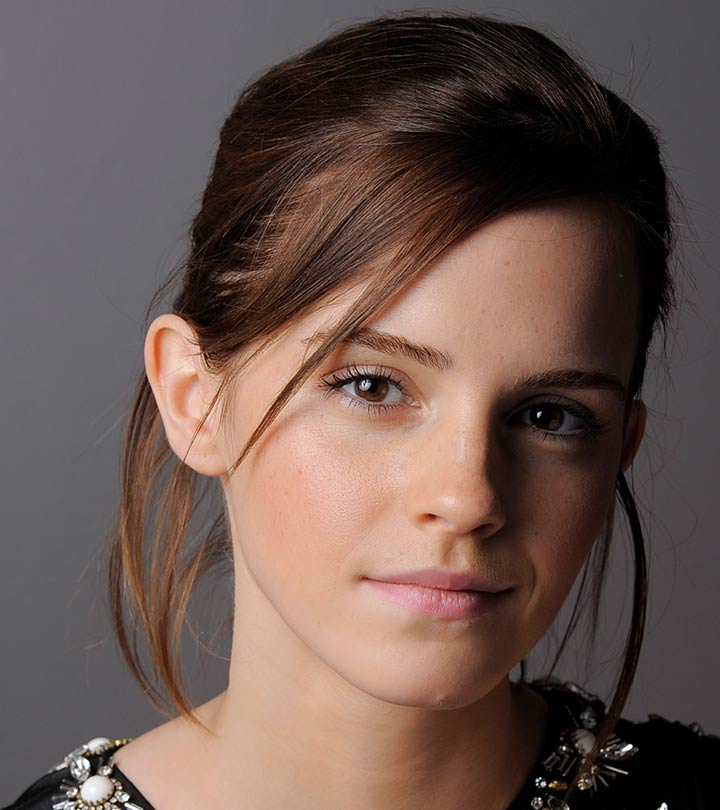
#> input picture a1images/emma.jpg, 720 x 810 px, found by its file name
$ jupyter execute 'Intensity transformation.ipynb'
#> lines starting #> are read from the running program, lines starting #| are printed output that depends on the picture
### intensity transformation on image "Emma"

[cell 1]
import cv2
import numpy as np
import matplotlib.pyplot as plt

# Function to apply the intensity transformation
def transform_intensity(input_intensity):
    if 50 < input_intensity < 150:
        return input_intensity * 1.55 + 22.5 # Second segment slope
    else:
        return input_intensity * 1.0  # First and Third segment slope

# Load the image in grayscale
image_path = r"D:\5th sem\Image processing\Assignment 1 on Intensity Transformations and Neighborhood\Intensity-Transformations-and-Neighborhood\a1images\emma.jpg"
image = cv2.imread(image_path, cv2.IMREAD_GRAYSCALE)
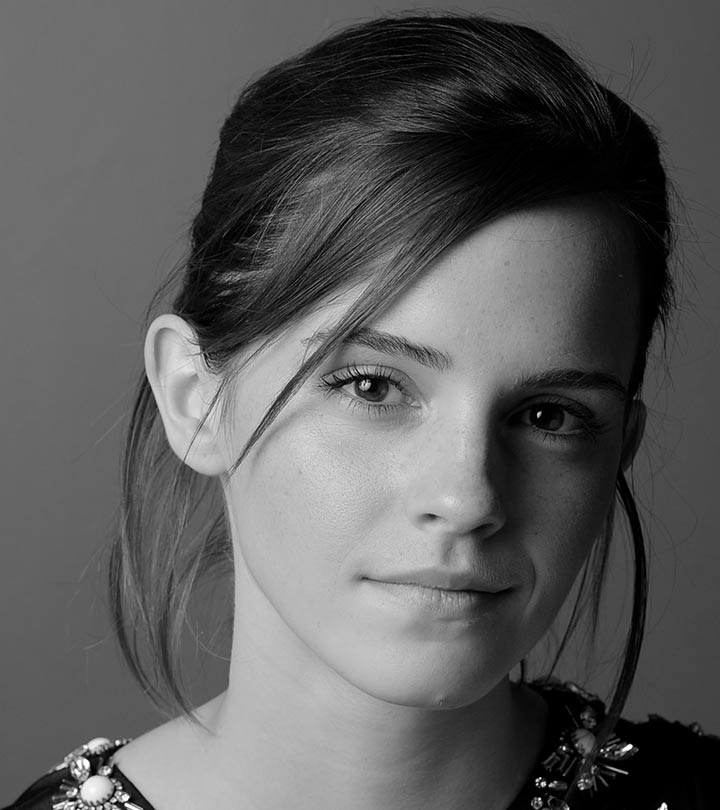
#> image: shape (810, 720); min 0, max 255, mean 92.3

# Ensure the image is loaded
if image is None:
    print("Error: Image did not load.")
    exit()

# Apply the transformation
lut = np.array([transform_intensity(i) for i in range(256)], dtype=np.uint8)
output_image = cv2.LUT(image, lut)
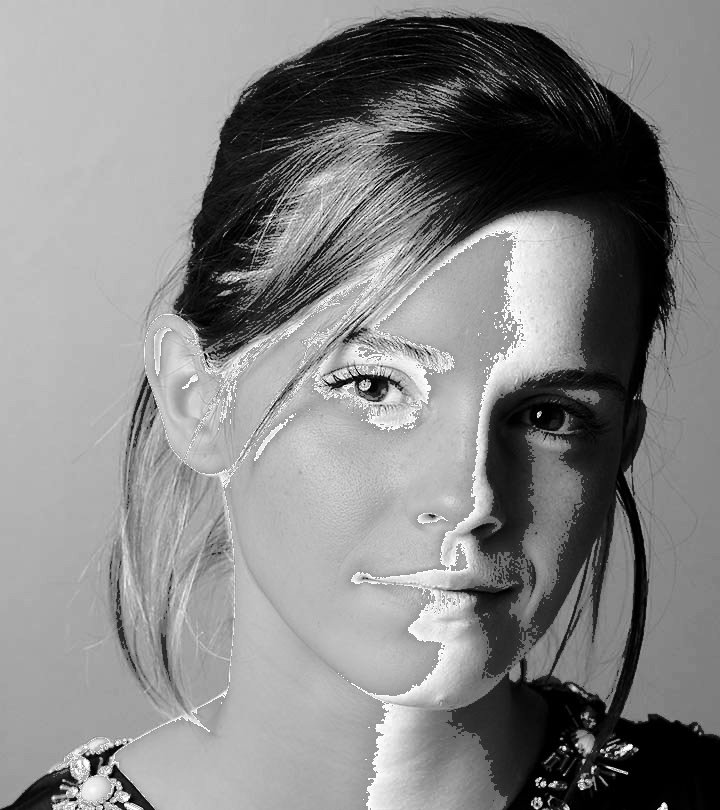
#> output_image: shape (810, 720); min 0, max 255, mean 132.9

# Display the original and transformed images using matplotlib
fig, ax = plt.subplots(1, 2, figsize=(12, 6))
ax[0].imshow(image, cmap='gray')
ax[0].set_title('Original Image')
ax[0].axis('off')
ax[1].imshow(output_image, cmap='gray')
ax[1].set_title('Transformed Image')
ax[1].axis('off')
plt.show()
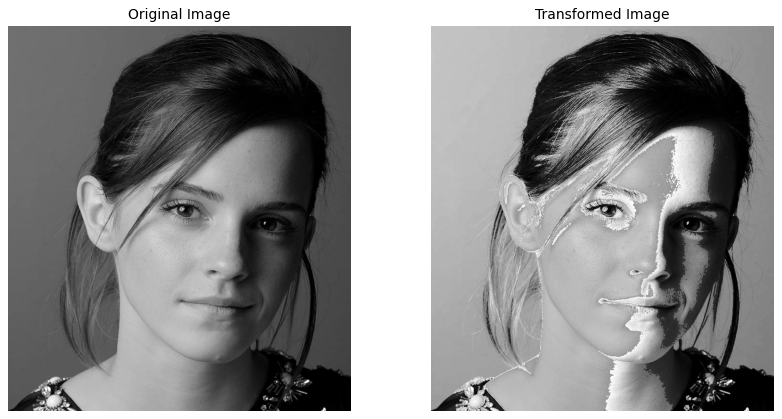
#> figure drawn by matplotlib, 2 panels

### white matter & gray matter transformations in a brain proton density image

[cell 2]
# Function to transform intensities for white matter accentuation
def transform_white_matter(input_intensity):
    if input_intensity < 128:
        return input_intensity * 0.5   # Reduce intensities below 128
    else:
        return 192 + (input_intensity - 128) * 0.5 # Amplify intensities above 128

# Function to transform intensities for gray matter accentuation
def transform_gray_matter(input_intensity):
    if input_intensity < 64:
        return input_intensity * 0.5   # Reduce intensities below 64
    elif input_intensity < 192:
        return 64 + (input_intensity - 64) * 1.5   # Amplify intensities between 64 and 192
    else:
        return 192 + (input_intensity - 192) * 0.5    # Reduce intensities above 192


# Load the MRI image in grayscale
image_path = r"D:\5th sem\Image processing\Assignment 1 on Intensity Transformations and Neighborhood\Intensity-Transformations-and-Neighborhood\a1images\brain_proton_density_slice.png"
image = cv2.imread(image_path, cv2.IMREAD_GRAYSCALE)
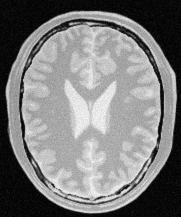
#> input picture a1images/brain_proton_density_slice.png, 181 x 217 px, found by its file name
#> image is the input picture: shape (217, 181); min 0, max 251, mean 123.7

# Check if image is loaded properly
if image is None:
    print("Error: Image not found.")
    exit()

# Generate LUTs for both transformations
lut_white = np.array([transform_white_matter(i) for i in range(256)], dtype=np.uint8)
lut_gray = np.array([transform_gray_matter(i) for i in range(256)], dtype=np.uint8)

# Apply transformations using LUT
white_matter_image = cv2.LUT(image, lut_white)
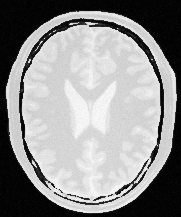
#> white_matter_image: shape (217, 181); min 0, max 253, mean 143.9
gray_matter_image = cv2.LUT(image, lut_gray)
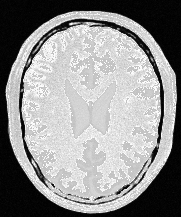
#> gray_matter_image: shape (217, 181); min 0, max 254, mean 143.6

# Plot the results
fig, axs = plt.subplots(2, 3, figsize=(18, 12))

# Original image
axs[0, 0].imshow(image, cmap='gray')
axs[0, 0].set_title('Original Image')
axs[0, 0].axis('off')

# White matter enhanced image
axs[0, 1].imshow(white_matter_image, cmap='gray')
axs[0, 1].set_title('White Matter Enhanced')
axs[0, 1].axis('off')

# Gray matter enhanced image
axs[0, 2].imshow(gray_matter_image, cmap='gray')
axs[0, 2].set_title('Gray Matter Enhanced')
axs[0, 2].axis('off')

# Plot transformation curves
x = np.arange(256)
axs[1, 1].plot(x, lut_white, label='White Matter Transformation', color='blue')
axs[1, 1].set_title('White Matter Transformation Plot')
axs[1, 1].legend()

axs[1, 2].plot(x, lut_gray, label='Gray Matter Transformation', color='green')
axs[1, 2].set_title('Gray Matter Transformation Plot')
axs[1, 2].legend()

plt.tight_layout()
plt.show()
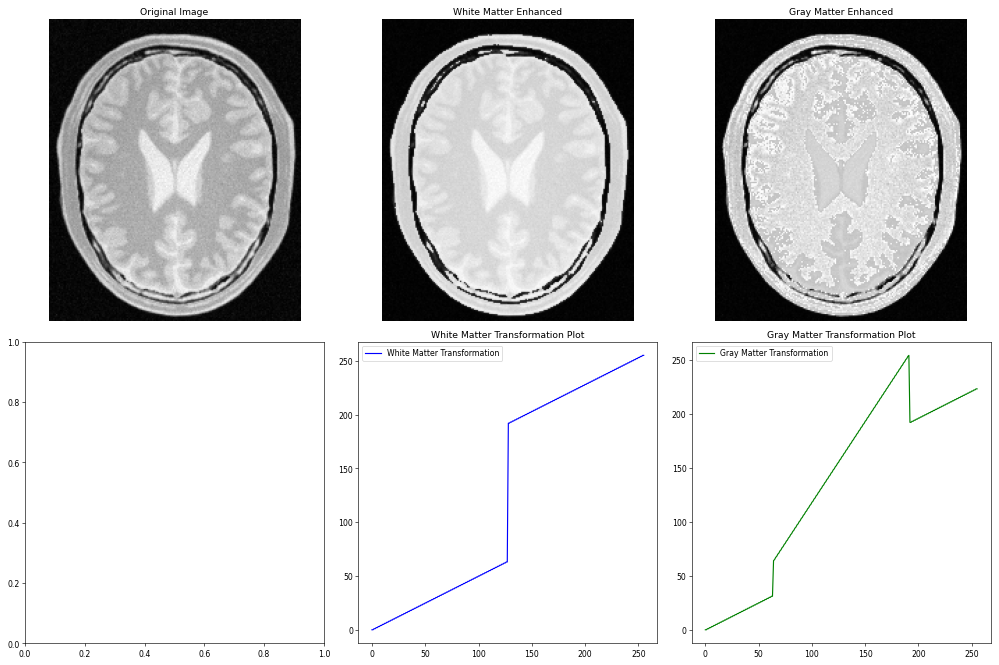
#> figure drawn by matplotlib, 5 panels; panel 4: curve peaks at x = 254, y = 255; panel 5: curve peaks at x = 191, y = 254
